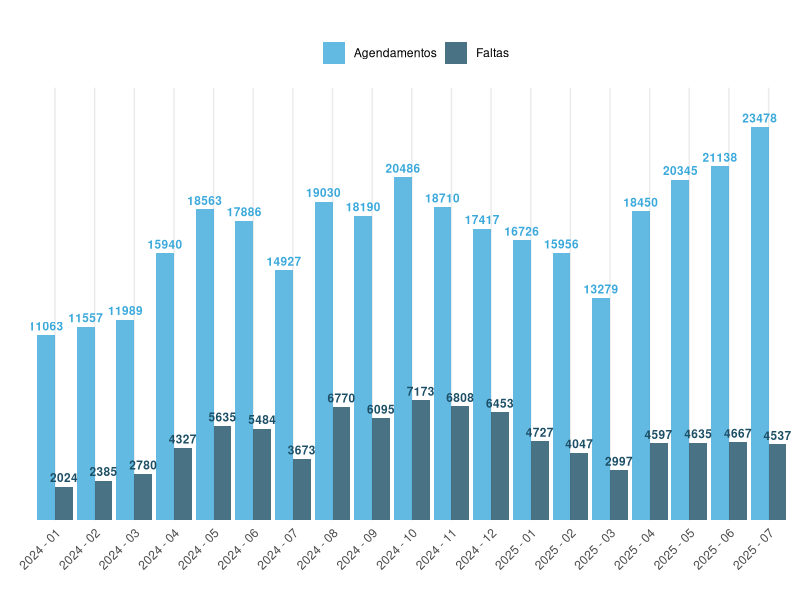
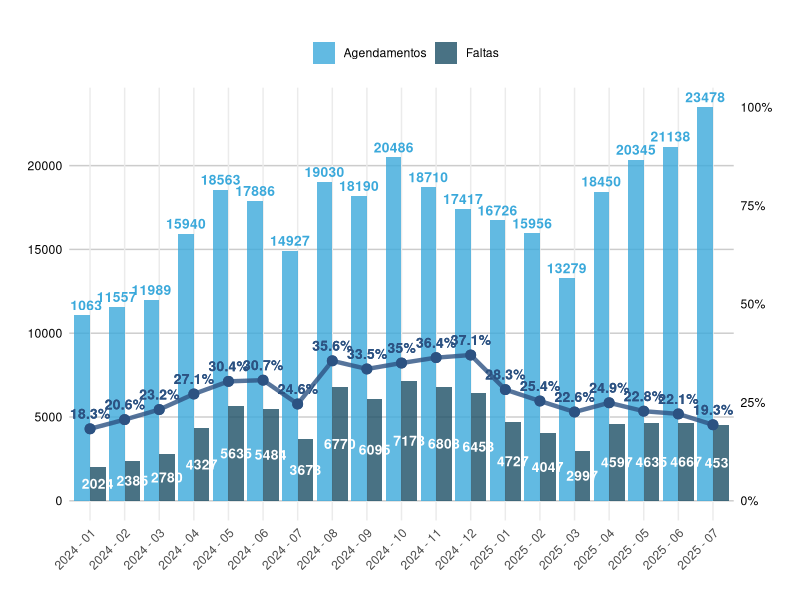
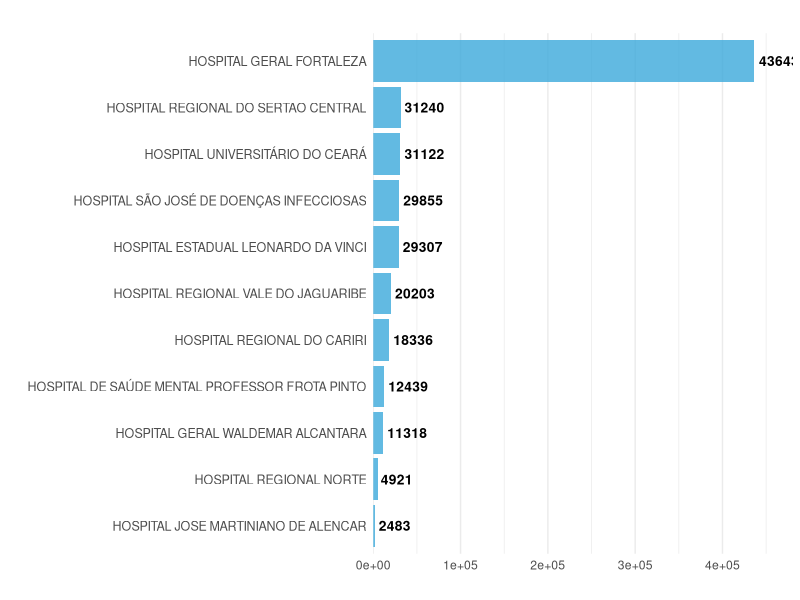
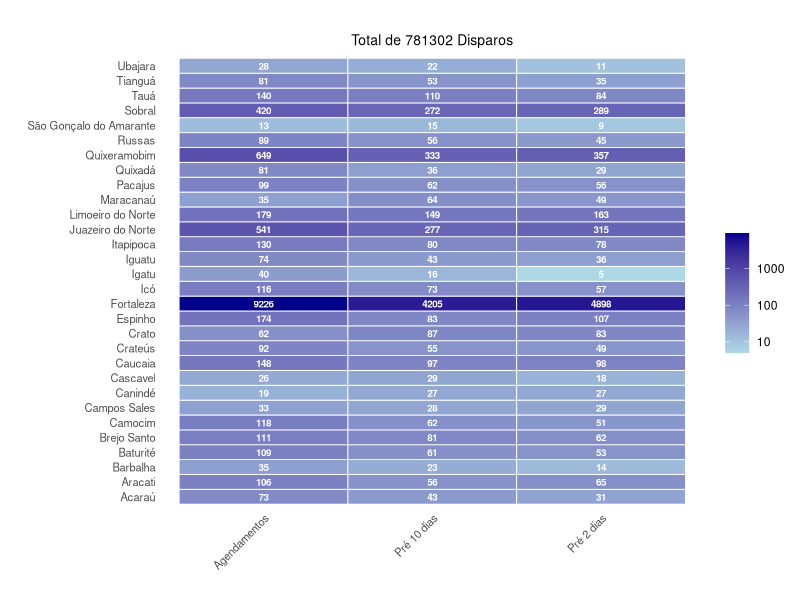
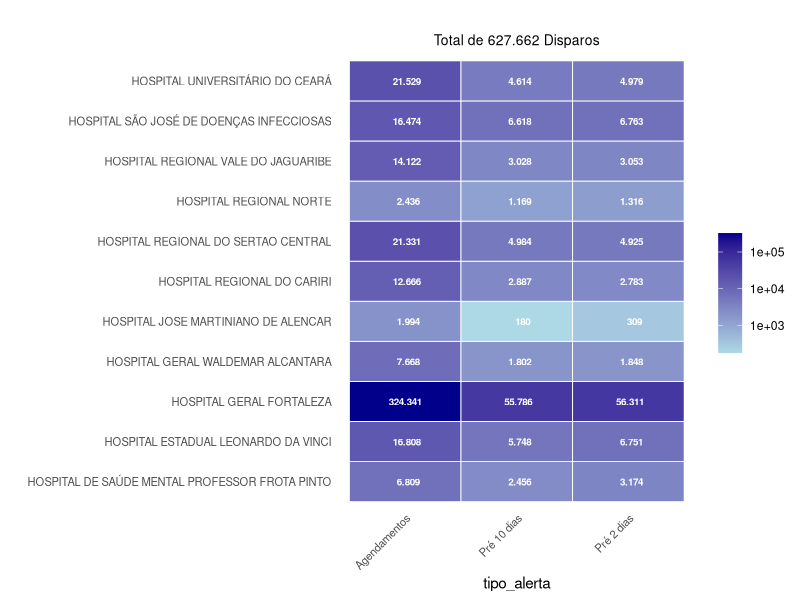

Generate these figures, in order, with R:
# pacotes
library(tidyverse)
library(lubridate)

# dados processados sobre absenteismo
df_absenteismo = read.csv('absenteismo_processed.csv')
# dados processados sobre alertas no whatsapp
df_whatsapp = read.csv('whatsapp_processed.csv')

glimpse(df_whatsapp)
glimpse(df_absenteismo)
length(table(df_absenteismo$hospital_padronizado))
# table(df_alertas$severidade)
# table(df_alertas$hospital)
# table(df_alertas$especialidade)
# table(df_alertas$municipio)
# length(table(df_alertas$municipio))

df_absenteismo |> 
  group_by(periodo) |> 
  summarise(
    Faltas = sum(faltas, na.rm = TRUE),
    Agendamentos = sum(agendamentos, na.rm = TRUE),
    .groups = 'drop') |> 
  pivot_longer(
    cols = c(Faltas, Agendamentos),
    names_to = 'Tipo',
    values_to = 'Quantidade') |> 
  ggplot(aes(x = periodo, y = Quantidade, fill = Tipo)) +
  geom_bar(stat = 'identity', position = 'dodge', alpha = 0.8) +
  geom_text(aes(label = Quantidade, color = Tipo),
            position = position_dodge(width = 0.9),
            vjust = -0.5, size = 3, fontface = 'bold',
            show.legend = F) +  
  labs(title = '', x = '', y = '', fill = '') +
  theme_minimal() +
  theme(
    axis.text.x = element_text(angle = 45, hjust = 1),
    axis.text.y = element_blank(),
    axis.ticks.y = element_blank(),
    panel.grid.major.y = element_blank(),
    panel.grid.minor.y = element_blank(),
    legend.position = 'top'
  ) +
  scale_fill_manual(values = c('Faltas' = '#1C4F66', 'Agendamentos' = '#3BA9DB')) +
  scale_color_manual(values = c('Faltas' = '#1C4F66', 'Agendamentos' = '#3BA9DB')) +
  scale_y_continuous(expand = expansion(mult = c(0, 0.1)))


# calcular os totais e a taxa de absenteísmo
df_totais = df_absenteismo |> 
  group_by(periodo) |> 
  summarise(Faltas = sum(faltas, na.rm = TRUE),
            Agendamentos = sum(agendamentos, na.rm = TRUE),
            TaxaAbsenteismo = (sum(Faltas) / sum(Agendamentos)) * 100,
            .groups = 'drop')

# calcular o fator de escala para a linha
max_quantidade = max(df_totais$Faltas, df_totais$Agendamentos, na.rm = TRUE)
fator_escala = max_quantidade / 100

# contruindo o grafico com os tres indicadores
df_totais |> 
  pivot_longer(
    cols = c(Faltas, Agendamentos),
    names_to = 'Tipo',
    values_to = 'Quantidade') |> 
  ggplot(aes(x = periodo)) +
  geom_bar(aes(y = Quantidade, fill = Tipo),
           stat = 'identity', position = 'dodge', alpha = 0.8) +
  geom_text(aes(y = Quantidade/2, label = ifelse(Tipo == 'Faltas', Quantidade, ''), 
                group = Tipo),position = position_dodge(width = 0.9),
            color = 'white', size = 3.5, fontface = 'bold',
            show.legend = FALSE) +
  geom_text(aes(y = Quantidade, label = ifelse(Tipo == 'Agendamentos', Quantidade, ''), group = Tipo),
            position = position_dodge(width = 0.9),
            vjust = -0.5, size = 3.5, fontface = 'bold', color = '#3BA9DB',
            show.legend = FALSE) +
  
  # Linha para a taxa de absenteísmo
  geom_line(aes(y = TaxaAbsenteismo * fator_escala, group = 1), 
            color = '#2c5282', size = 1.5, alpha = 0.8) +
  geom_point(aes(y = TaxaAbsenteismo * fator_escala), 
             color = '#2c5282', size = 3) +
  geom_text(aes(y = TaxaAbsenteismo * fator_escala, 
                label = paste0(round(TaxaAbsenteismo, 1), '%')),
            vjust = -1, size = 3.5, color = '#2c5282', fontface = 'bold') +
  scale_y_continuous(
    name = '',
    sec.axis = sec_axis(~ . / fator_escala, 
                        name = '',
                        labels = function(x) paste0(round(x, 2), '%'))
  ) +
  labs(title = '', x = '', fill = '') +
  theme_minimal() +
  theme(
    axis.text.x = element_text(angle = 45, hjust = 1),
    axis.title.y.left = element_text(color = 'black'),
    axis.text.y.left = element_text(color = 'black'),
    axis.title.y.right = element_text(color = 'black'),
    axis.text.y.right = element_text(color = 'black'),
    panel.grid.major.y = element_line(color = 'gray80'),
    panel.grid.minor.y = element_blank(),
    legend.position = 'top'
  ) +
  scale_fill_manual(values = c('Faltas' = '#1C4F66', 'Agendamentos' = '#3BA9DB'))


# 🔍 na base df_whatsapp estao os registros dos disparos apos a politica publica ser implementada, ou seja, ha registros de marco ate o mes de agosto

# 🔍 na base df_whatsapp ha registros de 69 hospitais, entretanto na base df_absenteismo ha registros de 12 hospitais, portanto para efeito de comparacao entre antes e depois da politica serao considerados os doze hospitais da base df_absenteismo

glimpse(df_whatsapp)

# 📈 visualizando o total de disparos por mes e por dia da semana 

# filtrando os registros que estao em ambas as bases
df_whatsapp_filtrado = df_whatsapp |> 
  inner_join(df_absenteismo |> 
               select(hospital_padronizado) |> 
               distinct(), by = 'hospital_padronizado') |> 
  filter(hospital_padronizado != 'HOSPITAL DE MESSEJANA')

# a analise sera feita acerca desses 11 hospitais
length(table(df_whatsapp_filtrado$hospital_padronizado))

# total de disparos por hospital
df_disparos = df_whatsapp_filtrado |> 
  group_by(hospital_padronizado) |> 
  summarise(disparos = sum(count, na.rm = TRUE)) |> 
  arrange(desc(disparos))


df_disparos |> 
  ggplot(aes(x = reorder(hospital_padronizado, disparos), y = disparos)) +
  geom_bar(stat = 'identity', fill = '#3BA9DB', alpha = 0.8) +
  geom_text(aes(label = disparos), 
            hjust = -0.1, size = 3.5, fontface = 'bold', color = 'black') +
  coord_flip() +
  labs(title = '',
       x = '',
       y = '') +
  theme_minimal() +
  theme(axis.text.y = element_text(size = 9),
        plot.title = element_text(face = 'bold', hjust = 0.5),
        panel.grid.major.y = element_blank()) +
  scale_y_continuous(expand = expansion(mult = c(0, 0.1)))


# 📈 visualizacao do total de disparos por cidade
df_whatsapp |> 
  count(cidade, tipo_alerta) |> 
  rename(Frequencia = n) |> 
  ggplot(aes(x = tipo_alerta, y = cidade, fill = Frequencia)) +
  geom_tile(color = 'white', linewidth = 0.3) +
  geom_text(aes(label = ifelse(Frequencia > 0, Frequencia, '')), 
            color = 'white', size = 2.5, fontface = 'bold') +
  scale_fill_gradient(low = 'lightblue', high = 'darkblue', 
                      name = '', trans = 'log10') +
  labs(title = '', subtitle = paste('Total de', sum(df_whatsapp$count), 'Disparos'),
    x = '', y = '') +
  theme_minimal() +
  theme(
    axis.text.x = element_text(angle = 45, hjust = 1, size = 8),
    axis.text.y = element_text(size = 8),
    plot.title = element_text(face = 'bold', size = 14, hjust = 0.5),
    plot.subtitle = element_text(size = 10, hjust = 0.5),
    panel.grid = element_blank())


# 📈 visualizacao do total de disparos por hospital
df_whatsapp_filtrado |> 
  group_by(hospital_padronizado, tipo_alerta) |> 
  summarise(Total_Disparos = sum(count, na.rm = TRUE), .groups = 'drop') |> 
  ggplot(aes(x = tipo_alerta, y = hospital_padronizado, fill = Total_Disparos)) +
  geom_tile(color = 'white', linewidth = 0.3) +
  geom_text(aes(label = ifelse(Total_Disparos > 0, 
                               format(Total_Disparos, big.mark = '.'), 
                               '')), 
            color = 'white', size = 2.5, fontface = 'bold') +
  scale_fill_gradient(low = 'lightblue', high = 'darkblue', name = '', trans = 'log10') +
  labs(title = '', subtitle = paste('Total de', format(sum(df_whatsapp_filtrado$count, na.rm = TRUE), big.mark = '.'), 'Disparos'),nx = '', y = '') +
  theme_minimal() +
  theme(
    axis.text.x = element_text(angle = 45, hjust = 1, size = 8),
    axis.text.y = element_text(size = 8),
    plot.title = element_text(face = 'bold', size = 14, hjust = 0.5),
    plot.subtitle = element_text(size = 10, hjust = 0.5),
    panel.grid = element_blank())


# quantidade de disparos mensais
df_disparos_mensais = df_whatsapp_filtrado |> 
  group_by(year, month, hospital_padronizado) |> 
  summarise(total_disparos = sum(count, na.rm = TRUE), .groups = 'drop') |> 
  arrange(year, month, desc(total_disparos)) |> 
  mutate(mes_ano = paste(year, sprintf('%02d', month), sep = '-')) |>
  select(year, month, mes_ano, everything())
